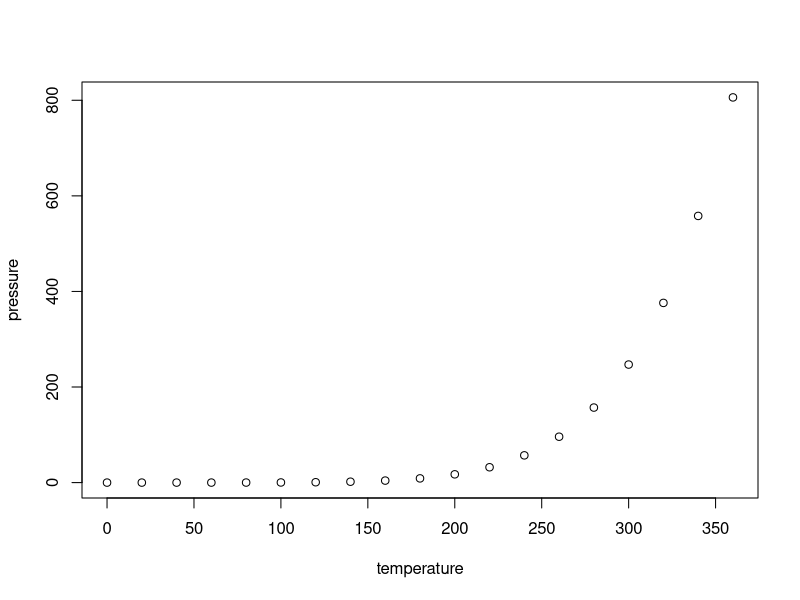
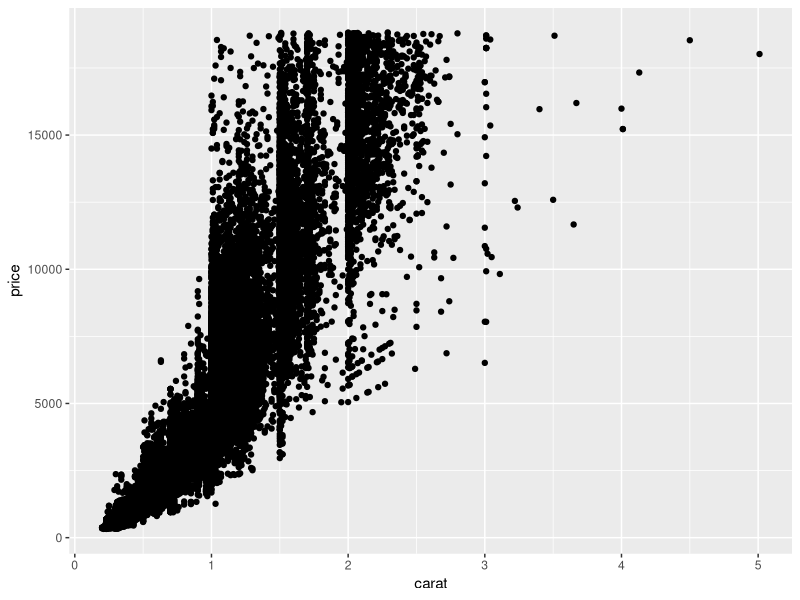
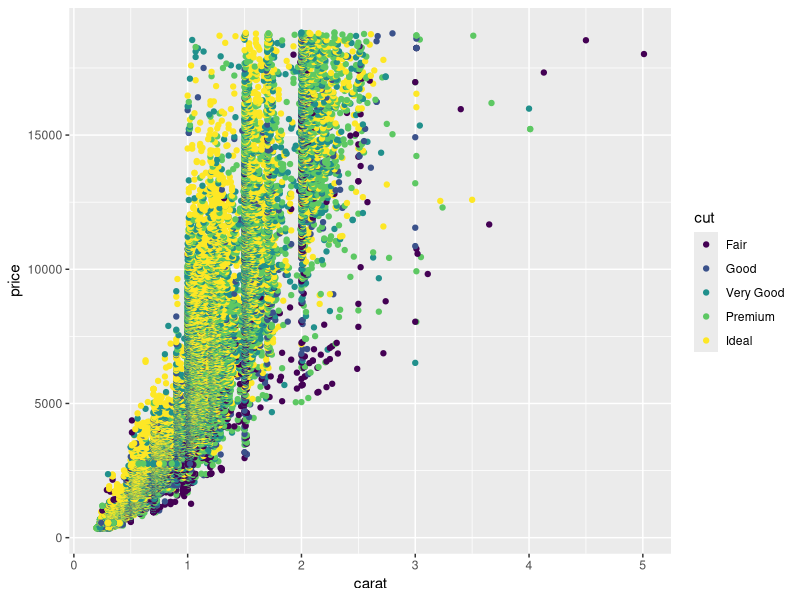
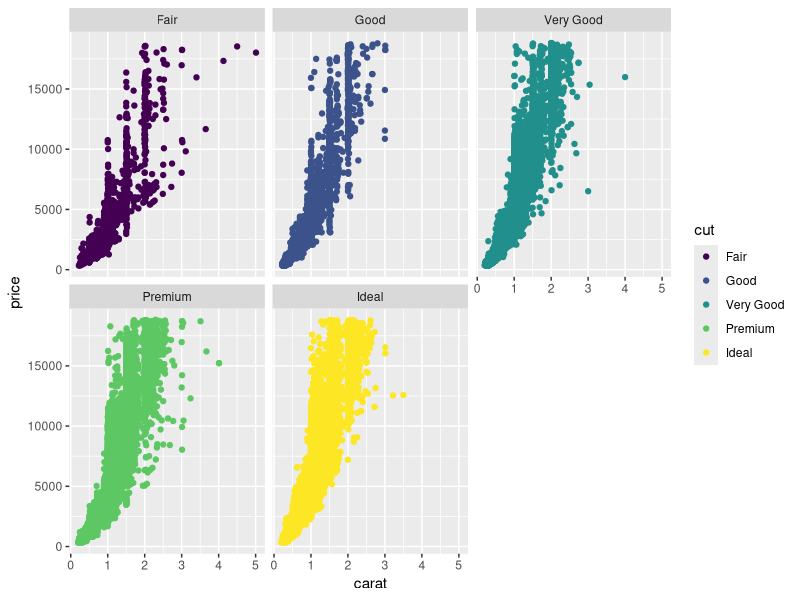

The R script that drew these images, in order:
## ---- chunk 1
install.packages("tidyverse")
## ---- chunk 2
library(tidyverse)
## ---- chunk 3
head(diamonds)
## ---- chunk 4
str(diamonds)
## ---- chunk 5
plot(pressure)
## ---- chunk 6
glimpse(diamonds)
## ---- chunk 7
colnames(diamonds)
## ---- chunk 8
rename(diamonds, carat_new = carat)
## ---- chunk 9
rename(diamonds, carat_new = carat, cut_new = cut)
## ---- chunk 10
summarize(diamonds, mean_carat = mean(carat))
## ---- chunk 11
ggplot(data = diamonds, aes(x = carat, y = price)) +
  geom_point()
## ---- chunk 12
ggplot(data = diamonds, aes(x = carat, y = price, color = cut)) +
  geom_point()
## ---- chunk 13
ggplot(data = diamonds, aes(x = carat, y = price, color = cut)) +
  geom_point() +
  facet_wrap(~cut)
